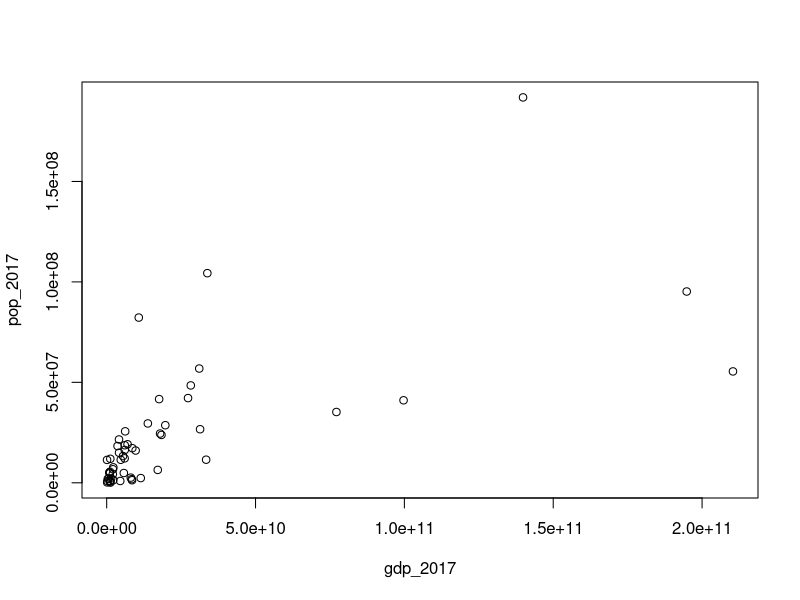
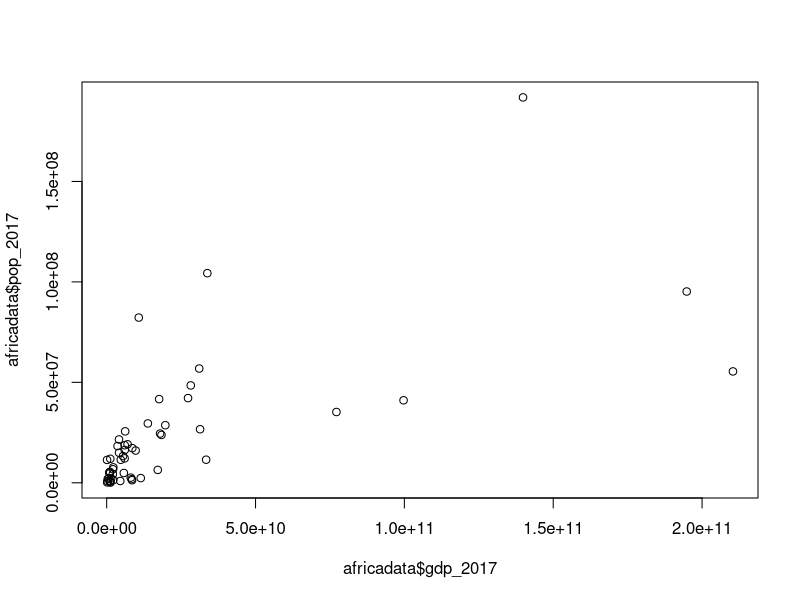
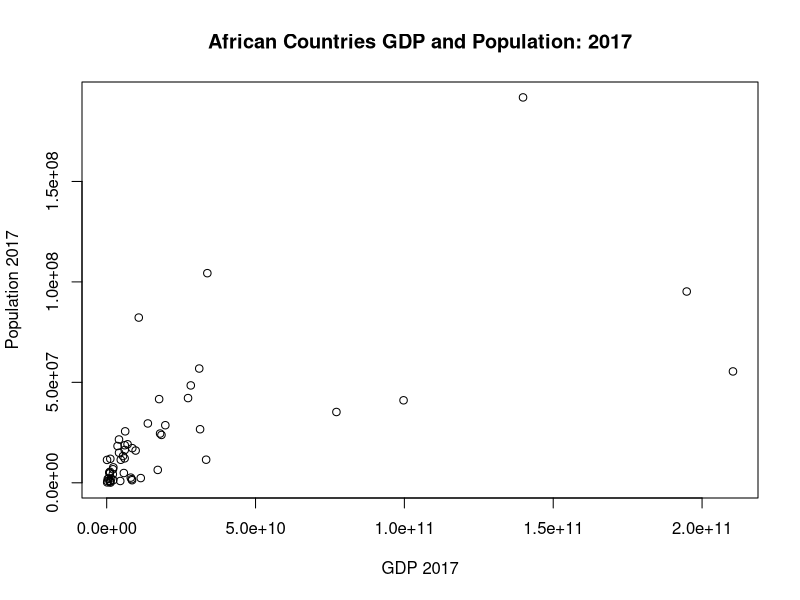
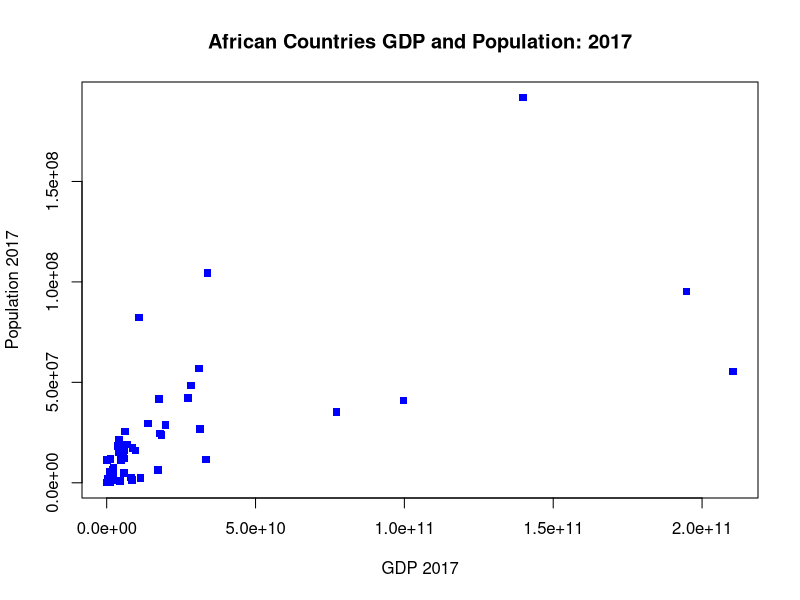

Recreate these plots in R, in order. (Note: this script raises an error after producing the figures.)
# Base R Plot Answers

# setup code
africadata <- read.csv("data/africadata.csv", header = TRUE,
                       stringsAsFactors = FALSE)

# Make a scatterplot of gdp_2017 vs. pop_2017
plot(pop_2017 ~ gdp_2017, data=africadata)

# alternative
plot(x=africadata$gdp_2017, y=africadata$pop_2017)

# update the plot labels to use words instead of the variable names;
# also add a title
plot(pop_2017 ~ gdp_2017, data=africadata,
     xlab="GDP 2017", ylab="Population 2017",
     main="African Countries GDP and Population: 2017")

# change the plot marker (pch option) from an open circle to a filled square;
# color (color option) the square blue
# hint: see the chart at http://www.sthda.com/sthda/RDoc/figure/graphs/r-plot-pch-symbols-points-in-r.png
plot(pop_2017 ~ gdp_2017, data=africadata,
     xlab="GDP 2017", ylab="Population 2017",
     main="African Countries GDP and Population: 2017",
     pch=15, col="blue")

# The plot doesn't look great with the values on the axes in millions and billions.  
# Make two new variables on the africadata dataframe that divided population by 1 million and gdp by 1 billion 
# 1 billion is 1e9 in scientific notation in R, which you can use
africadata$pop_2017_mil <- africadata$pop_2017 / 1e6
africadata$gdp_2017_bil <- africadata$gdp_2017 / 1e9


# Now, change the limits on the plot x axis to go from 0 to 50
# And we'll update the labels on the axes to indicate the units
# Fill in the blanks (____) below
plot(x=gdp_2017_bil, y=pop_2017_mil, 
     data=africadata,
     xlab="GDP 2017 (billion US$)", 
     ylab="Population 2017 (million people)",
     main="African Countries GDP and Population: 2017",
     xlim=c(0, 50))





